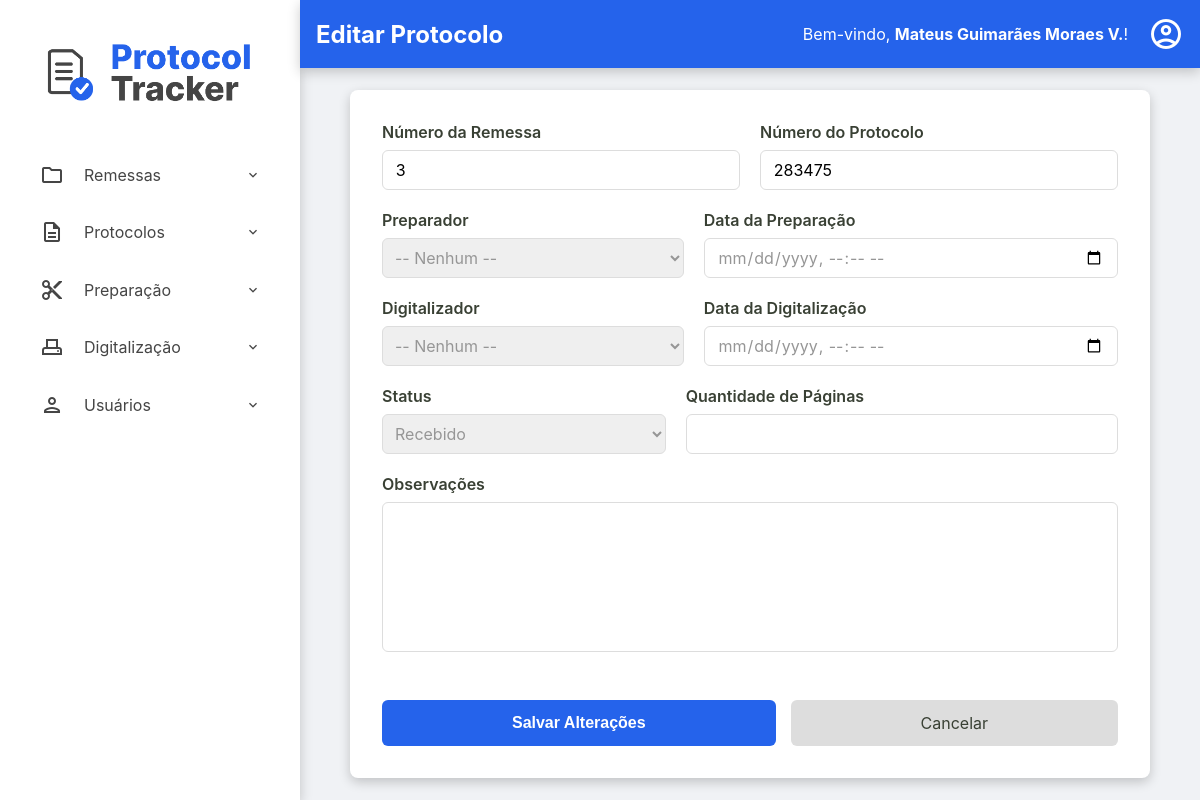
Page /admin/remessas/editar-protocolo?id=66131faa-2645-4d0c-a644-35f66a6b7ac2 (signed in) on the earlier database version.
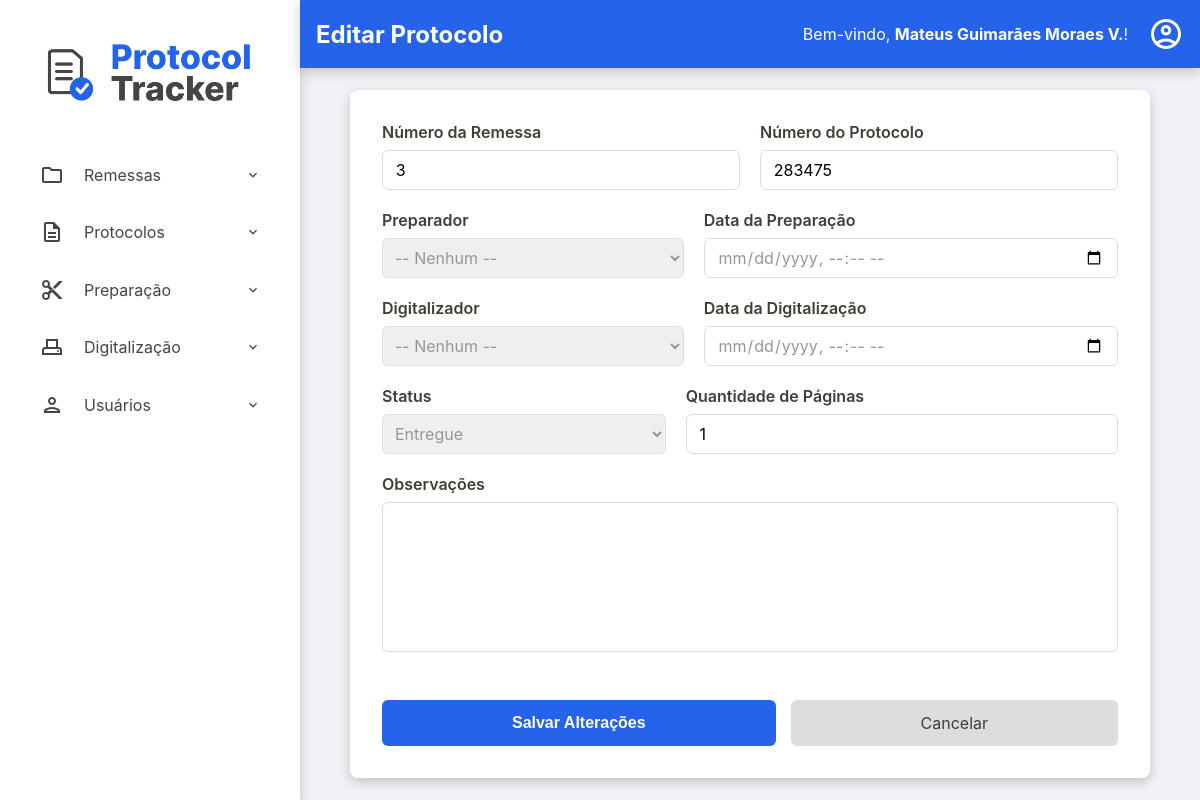
Same page on the later database version.
### tables this page shows
CREATE TABLE protocolos (
    id TEXT PRIMARY KEY,
    id_remessa TEXT NOT NULL,
    numero_protocolo TEXT NOT NULL UNIQUE,
    data_preparacao TEXT NULL,
    id_preparador INTEGER NULL,
    data_digitalizacao TEXT NULL,
    id_digitalizador INTEGER NULL,
    status TEXT NOT NULL DEFAULT 'RECEBIDO',
    quantidade_paginas INTEGER NULL CHECK (quantidade_paginas >= 0),
    observacoes TEXT NULL,
    FOREIGN KEY (id_remessa) REFERENCES remessas (id),
    FOREIGN KEY (id_preparador) REFERENCES usuarios (id),
    FOREIGN KEY (id_digitalizador) REFERENCES usuarios (id)
  );

### src/Controller/Admin/RemessaController.php (called while the page is built, shortened)
<?php
class RemessaController
{
    public function exibirEditarProtocolo()
    {
        try {
            $id_protocolo = $_GET['id'] ?? null;
            $protocolo = $this->protocoloRepository->findById($id_protocolo);
            $id_remessa = $protocolo->getIdRemessa();
            $remessa = $this->remessaRepository->findById($id_remessa);
            require __DIR__ . '/../../../templates/admin/editar-protocolo.php';
        } catch (Exception $e) {
            $this->home($e->getMessage());
        }
    }
}

### src/Repository/ProtocoloRepository.php (called while the page is built, shortened)
<?php
class ProtocoloRepository implements ProtocoloRepositoryInterface
{
    private PDO $connection;
    public function __construct(PDO $connection)
    {
        $this->connection = $connection;
    }
    public function findById(string $id): ?Protocolo
    {
        $sqlQuery = "SELECT * FROM protocolos WHERE id = :id;";
        $stmt = $this->connection->prepare($sqlQuery);
        $stmt->bindValue(':id', $id);
        $stmt->execute();
        $dadosProtocolo = $stmt->fetch();
        return Protocolo::fromArray($dadosProtocolo);
    }
}

### src/Model/Protocolo.php (called while the page is built, shortened)
<?php
class Protocolo {
    public function getIdRemessa(): string { return $this->id_remessa; }
    public function getNumeroProtocolo(): string { return $this->numero_protocolo; }
    public function getDataPreparacao(): ?DateTimeImmutable { return $this->data_preparacao; }
    public function getDataDigitalizacao(): ?DateTimeImmutable { return $this->data_digitalizacao; }
    public function getStatus(): string { return $this->status; }
    public function getQuantidadePaginas(): ?int { return $this->quantidade_paginas; }
    public static function fromArray(array $array): self
    {
        try {
            $data_preparacao = isset($array['data_preparacao']) ? new DateTimeImmutable($array['data_preparacao']) :  null;
            $data_digitalizacao = isset($array['data_digitalizacao']) ? new DateTimeImmutable($array['data_digitalizacao']) :  null;
        } catch (Exception $e) {
            throw new Exception("Falha ao criar data");
        }
        return new self(
            $array['id'],
            $array['id_remessa'],
            $array['numero_protocolo'],
            $data_preparacao,
            isset($array['id_preparador']) ? (int) $array['id_preparador'] : null,
            $data_digitalizacao,
            isset($array['id_digitalizador']) ? (int) $array['id_digitalizador'] : null,
            $array['status'],
            isset($array['quantidade_paginas']) ? (int) $array['quantidade_paginas'] : null,
            $array['observacoes'] ?? null,
        );
    }
}

### src/Repository/RemessaRepository.php (called while the page is built, shortened)
<?php
class RemessaRepository implements RemessaRepositoryInterface
{
    private PDO $connection;
    public function __construct(PDO $connection)
    {
        $this->connection = $connection;
    }
    public function findById(string $id): ?Remessa
    {
        $sqlQuery = "SELECT * FROM remessas WHERE id = :id;";
        $stmt = $this->connection->prepare($sqlQuery);
        $stmt->bindValue(':id', $id);
        $stmt->execute();
        $dadosRemessa = $stmt->fetch();
        return Remessa::fromArray($dadosRemessa);
    }
}

### src/Model/Remessa.php (called while the page is built, shortened)
<?php
class Remessa {
    public function getNumeroRemessa(): int { return $this->numero_remessa; }
    public static function fromArray(array $array): self
    {
        try {
            $data_recebimento = new DateTimeImmutable($array['data_recebimento']);
            $data_entrega = isset($array['data_entrega']) ? new DateTimeImmutable($array['data_entrega']) : null;
        } catch (Exception $e) {
            throw new Exception("Falha ao criar data");
        }
        return new self(
            $array['id'],
            (int) $array['numero_remessa'] ?? null,
            $data_recebimento,
            $data_entrega,
            $array['status'],
            isset($array['quantidade_protocolos']) ? (int)$array['quantidade_protocolos'] : null,
            (int)$array['id_administrador'],
            $array['observacoes'] ?? null
        );
    }
}

### templates/admin/editar-protocolo.php (the view, shortened to what the changed rows need)
<?php require __DIR__ . '/../components/_header.php'; ?>
    <form action="/admin/remessas/editar-protocolo" method="post" class="protocolo-form">
        <div class="form-row">
            <div class="form-group">
                <label for="numero_remessa">Número da Remessa</label>
                <input type="text" id="numero_remessa" name="numero_remessa" value="<?= htmlspecialchars($remessa->getNumeroRemessa()) ?>" readonly>
            </div>
            <div class="form-group">
                <label for="numero_protocolo">Número do Protocolo</label>
                <input type="text" id="numero_protocolo" name="numero_protocolo" required maxlength="6" pattern="\d{6}" value="<?= htmlspecialchars($protocolo->getNumeroProtocolo()) ?>">
            </div>
        </div>
        <div class="form-row">
            <div class="form-group">
                <label for="id_preparador">Preparador</label>
                <select id="id_preparador" name="id_preparador">
                    <option value="">-- Nenhum --</option>
                </select>
            </div>
            <div class="form-group">
                <label for="data_preparacao">Data da Preparação</label>
                <input type="datetime-local" id="data_preparacao" name="data_preparacao" value="<?= $protocolo->getDataPreparacao() ? $protocolo->getDataPreparacao()->format('Y-m-d\TH:i') : '' ?>">
            </div>
        </div>
        <div class="form-row">
            <div class="form-group">
                <label for="id_digitalizador">Digitalizador</label>
                <select id="id_digitalizador" name="id_digitalizador">
                    <option value="">-- Nenhum --</option>
                </select>
            </div>
            <div class="form-group">
                <label for="data_digitalizacao">Data da Digitalização</label>
                <input type="datetime-local" id="data_digitalizacao" name="data_digitalizacao" value="<?= $protocolo->getDataDigitalizacao() ? $protocolo->getDataDigitalizacao()->format('Y-m-d\TH:i') : '' ?>">
            </div>
        </div>
        <div class="form-row">
            <div class="form-group">
                <label for="status">Status</label>
                <select id="status" name="status" required>
                    <option value="RECEBIDO" <?= ($protocolo->getStatus() === 'RECEBIDO') ? 'selected' : '' ?>>Recebido</option>
                    <option value="ENTREGUE" <?= ($protocolo->getStatus() === 'ENTREGUE') ? 'selected' : '' ?>>Entregue</option>
                </select>
            </div>
            <div class="form-group">
                <label for="quantidade_paginas">Quantidade de Páginas</label>
                <input type="number" id="quantidade_paginas" name="quantidade_paginas" min="0" value="<?= htmlspecialchars($protocolo->getQuantidadePaginas() ?? '') ?>">
            </div>
        </div>
        <div class="form-group">
            <label for="observacoes">Observações</label>
            <textarea id="observacoes" name="observacoes" rows="3"><?= htmlspecialchars($protocolo->getObservacoes() ?? '') ?></textarea>
        </div>
        <div class="form-actions-edit">
            <button type="submit" class="btn-salvar">Salvar Alterações</button>
            <a href="/admin/remessas/protocolos?id=<?= htmlspecialchars($protocolo->getIdRemessa()) ?>" class="btn-cancelar">Cancelar</a>
        </div>
    </form>
<?php require __DIR__ . '/../components/_footer.php'; ?>

Differences in the rows shown:
changed protocolos: status "Recebido" → "Entregue"; quantidade_paginas (not shown) → "1"
